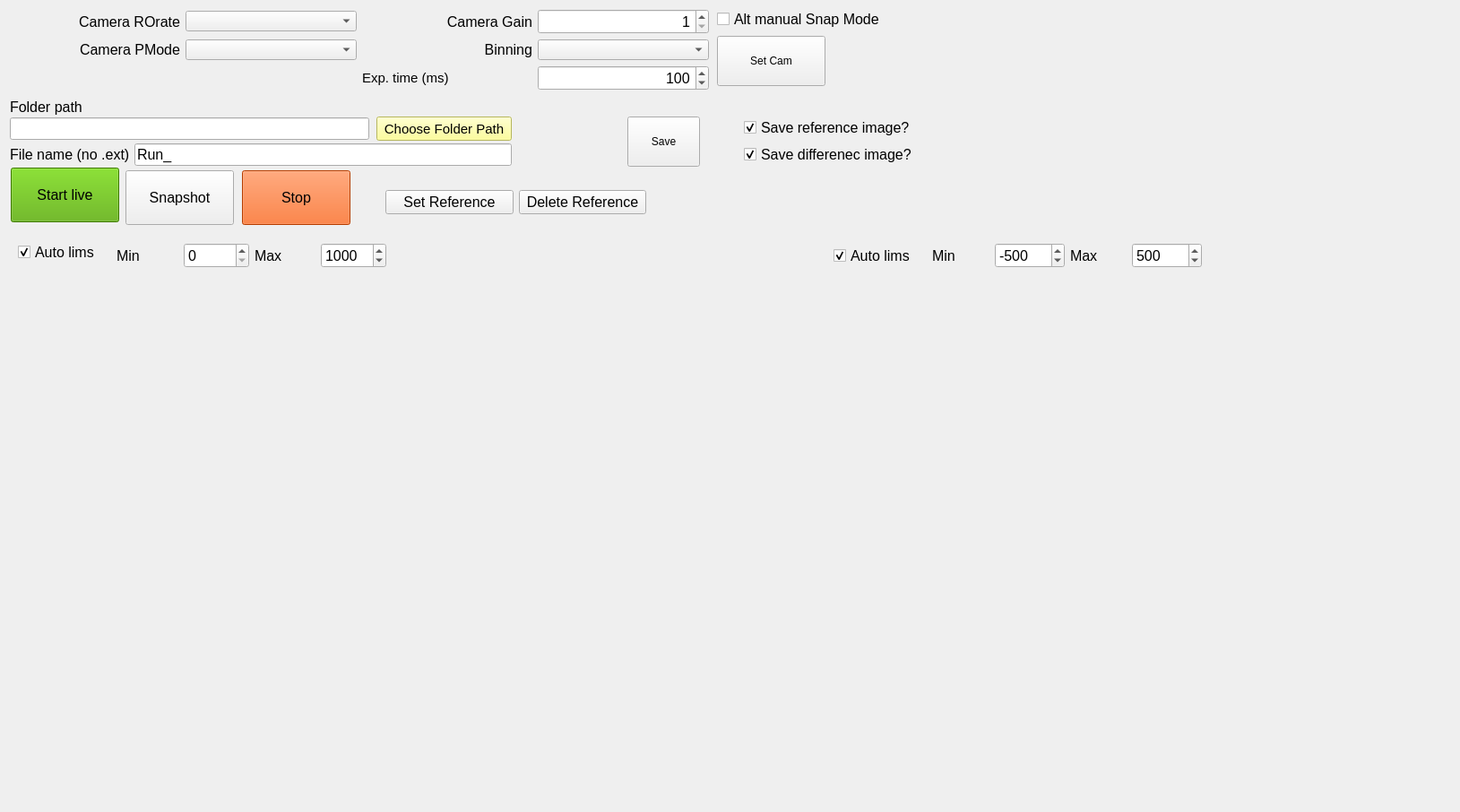
<?xml version="1.0" encoding="UTF-8"?>
<ui version="4.0">
 <class>Form</class>
 <widget class="QWidget" name="Form">
  <property name="geometry">
   <rect>
    <x>0</x>
    <y>0</y>
    <width>1629</width>
    <height>906</height>
   </rect>
  </property>
  <property name="windowTitle">
   <string>Hysteresis_Imaging_WL</string>
  </property>
  <widget class="QLineEdit" name="folder_edit">
   <property name="geometry">
    <rect>
     <x>11</x>
     <y>131</y>
     <width>401</width>
     <height>25</height>
    </rect>
   </property>
   <property name="font">
    <font>
     <pointsize>10</pointsize>
    </font>
   </property>
   <property name="text">
    <string/>
   </property>
   <property name="readOnly">
    <bool>false</bool>
   </property>
  </widget>
  <widget class="QLineEdit" name="FileName">
   <property name="geometry">
    <rect>
     <x>150</x>
     <y>160</y>
     <width>421</width>
     <height>25</height>
    </rect>
   </property>
   <property name="font">
    <font>
     <pointsize>12</pointsize>
    </font>
   </property>
   <property name="text">
    <string>Run_</string>
   </property>
  </widget>
  <widget class="QLabel" name="labelFilename">
   <property name="geometry">
    <rect>
     <x>11</x>
     <y>163</y>
     <width>141</width>
     <height>19</height>
    </rect>
   </property>
   <property name="font">
    <font>
     <pointsize>12</pointsize>
    </font>
   </property>
   <property name="text">
    <string>File name (no .ext)</string>
   </property>
  </widget>
  <widget class="QLabel" name="labelDirectory">
   <property name="geometry">
    <rect>
     <x>11</x>
     <y>110</y>
     <width>80</width>
     <height>19</height>
    </rect>
   </property>
   <property name="font">
    <font>
     <pointsize>12</pointsize>
    </font>
   </property>
   <property name="text">
    <string>Folder path</string>
   </property>
  </widget>
  <widget class="QPushButton" name="folderButton">
   <property name="geometry">
    <rect>
     <x>420</x>
     <y>130</y>
     <width>151</width>
     <height>27</height>
    </rect>
   </property>
   <property name="palette">
    <palette>
     <active>
      <colorrole role="WindowText">
       <brush brushstyle="SolidPattern">
        <color alpha="255">
         <red>0</red>
         <green>0</green>
         <blue>0</blue>
        </color>
       </brush>
      </colorrole>
      <colorrole role="Button">
       <brush brushstyle="SolidPattern">
        <color alpha="255">
         <red>255</red>
         <green>255</green>
         <blue>127</blue>
        </color>
       </brush>
      </colorrole>
      <colorrole role="Light">
       <brush brushstyle="SolidPattern">
        <color alpha="255">
         <red>255</red>
         <green>255</green>
         <blue>255</blue>
        </color>
       </brush>
      </colorrole>
      <colorrole role="Midlight">
       <brush brushstyle="SolidPattern">
        <color alpha="255">
         <red>255</red>
         <green>255</green>
         <blue>191</blue>
        </color>
       </brush>
      </colorrole>
      <colorrole role="Dark">
       <brush brushstyle="SolidPattern">
        <color alpha="255">
         <red>127</red>
         <green>127</green>
         <blue>63</blue>
        </color>
       </brush>
      </colorrole>
      <colorrole role="Mid">
       <brush brushstyle="SolidPattern">
        <color alpha="255">
         <red>170</red>
         <green>170</green>
         <blue>84</blue>
        </color>
       </brush>
      </colorrole>
      <colorrole role="Text">
       <brush brushstyle="SolidPattern">
        <color alpha="255">
         <red>0</red>
         <green>0</green>
         <blue>0</blue>
        </color>
       </brush>
      </colorrole>
      <colorrole role="BrightText">
       <brush brushstyle="SolidPattern">
        <color alpha="255">
         <red>255</red>
         <green>255</green>
         <blue>255</blue>
        </color>
       </brush>
      </colorrole>
      <colorrole role="ButtonText">
       <brush brushstyle="SolidPattern">
        <color alpha="255">
         <red>0</red>
         <green>0</green>
         <blue>0</blue>
        </color>
       </brush>
      </colorrole>
      <colorrole role="Base">
       <brush brushstyle="SolidPattern">
        <color alpha="255">
         <red>255</red>
         <green>255</green>
         <blue>255</blue>
        </color>
       </brush>
      </colorrole>
      <colorrole role="Window">
       <brush brushstyle="SolidPattern">
        <color alpha="255">
         <red>255</red>
         <green>255</green>
         <blue>127</blue>
        </color>
       </brush>
      </colorrole>
      <colorrole role="Shadow">
       <brush brushstyle="SolidPattern">
        <color alpha="255">
         <red>0</red>
         <green>0</green>
         <blue>0</blue>
        </color>
       </brush>
      </colorrole>
      <colorrole role="AlternateBase">
       <brush brushstyle="SolidPattern">
        <color alpha="255">
         <red>255</red>
         <green>255</green>
         <blue>191</blue>
        </color>
       </brush>
      </colorrole>
      <colorrole role="ToolTipBase">
       <brush brushstyle="SolidPattern">
        <color alpha="255">
         <red>255</red>
         <green>255</green>
         <blue>220</blue>
        </color>
       </brush>
      </colorrole>
      <colorrole role="ToolTipText">
       <brush brushstyle="SolidPattern">
        <color alpha="255">
         <red>0</red>
         <green>0</green>
         <blue>0</blue>
        </color>
       </brush>
      </colorrole>
     </active>
     <inactive>
      <colorrole role="WindowText">
       <brush brushstyle="SolidPattern">
        <color alpha="255">
         <red>0</red>
         <green>0</green>
         <blue>0</blue>
        </color>
       </brush>
      </colorrole>
      <colorrole role="Button">
       <brush brushstyle="SolidPattern">
        <color alpha="255">
         <red>255</red>
         <green>255</green>
         <blue>127</blue>
        </color>
       </brush>
      </colorrole>
      <colorrole role="Light">
       <brush brushstyle="SolidPattern">
        <color alpha="255">
         <red>255</red>
         <green>255</green>
         <blue>255</blue>
        </color>
       </brush>
      </colorrole>
      <colorrole role="Midlight">
       <brush brushstyle="SolidPattern">
        <color alpha="255">
         <red>255</red>
         <green>255</green>
         <blue>191</blue>
        </color>
       </brush>
      </colorrole>
      <colorrole role="Dark">
       <brush brushstyle="SolidPattern">
        <color alpha="255">
         <red>127</red>
         <green>127</green>
         <blue>63</blue>
        </color>
       </brush>
      </colorrole>
      <colorrole role="Mid">
       <brush brushstyle="SolidPattern">
        <color alpha="255">
         <red>170</red>
         <green>170</green>
         <blue>84</blue>
        </color>
       </brush>
      </colorrole>
      <colorrole role="Text">
       <brush brushstyle="SolidPattern">
        <color alpha="255">
         <red>0</red>
         <green>0</green>
         <blue>0</blue>
        </color>
       </brush>
      </colorrole>
      <colorrole role="BrightText">
       <brush brushstyle="SolidPattern">
        <color alpha="255">
         <red>255</red>
         <green>255</green>
         <blue>255</blue>
        </color>
       </brush>
      </colorrole>
      <colorrole role="ButtonText">
       <brush brushstyle="SolidPattern">
        <color alpha="255">
         <red>0</red>
         <green>0</green>
         <blue>0</blue>
        </color>
       </brush>
      </colorrole>
      <colorrole role="Base">
       <brush brushstyle="SolidPattern">
        <color alpha="255">
         <red>255</red>
         <green>255</green>
         <blue>255</blue>
        </color>
       </brush>
      </colorrole>
      <colorrole role="Window">
       <brush brushstyle="SolidPattern">
        <color alpha="255">
         <red>255</red>
         <green>255</green>
         <blue>127</blue>
        </color>
       </brush>
      </colorrole>
      <colorrole role="Shadow">
       <brush brushstyle="SolidPattern">
        <color alpha="255">
         <red>0</red>
         <green>0</green>
         <blue>0</blue>
        </color>
       </brush>
      </colorrole>
      <colorrole role="AlternateBase">
       <brush brushstyle="SolidPattern">
        <color alpha="255">
         <red>255</red>
         <green>255</green>
         <blue>191</blue>
        </color>
       </brush>
      </colorrole>
      <colorrole role="ToolTipBase">
       <brush brushstyle="SolidPattern">
        <color alpha="255">
         <red>255</red>
         <green>255</green>
         <blue>220</blue>
        </color>
       </brush>
      </colorrole>
      <colorrole role="ToolTipText">
       <brush brushstyle="SolidPattern">
        <color alpha="255">
         <red>0</red>
         <green>0</green>
         <blue>0</blue>
        </color>
       </brush>
      </colorrole>
     </inactive>
     <disabled>
      <colorrole role="WindowText">
       <brush brushstyle="SolidPattern">
        <color alpha="255">
         <red>127</red>
         <green>127</green>
         <blue>63</blue>
        </color>
       </brush>
      </colorrole>
      <colorrole role="Button">
       <brush brushstyle="SolidPattern">
        <color alpha="255">
         <red>255</red>
         <green>255</green>
         <blue>127</blue>
        </color>
       </brush>
      </colorrole>
      <colorrole role="Light">
       <brush brushstyle="SolidPattern">
        <color alpha="255">
         <red>255</red>
         <green>255</green>
         <blue>255</blue>
        </color>
       </brush>
      </colorrole>
      <colorrole role="Midlight">
       <brush brushstyle="SolidPattern">
        <color alpha="255">
         <red>255</red>
         <green>255</green>
         <blue>191</blue>
        </color>
       </brush>
      </colorrole>
      <colorrole role="Dark">
       <brush brushstyle="SolidPattern">
        <color alpha="255">
         <red>127</red>
         <green>127</green>
         <blue>63</blue>
        </color>
       </brush>
      </colorrole>
      <colorrole role="Mid">
       <brush brushstyle="SolidPattern">
        <color alpha="255">
         <red>170</red>
         <green>170</green>
         <blue>84</blue>
        </color>
       </brush>
      </colorrole>
      <colorrole role="Text">
       <brush brushstyle="SolidPattern">
        <color alpha="255">
         <red>127</red>
         <green>127</green>
         <blue>63</blue>
        </color>
       </brush>
      </colorrole>
      <colorrole role="BrightText">
       <brush brushstyle="SolidPattern">
        <color alpha="255">
         <red>255</red>
         <green>255</green>
         <blue>255</blue>
        </color>
       </brush>
      </colorrole>
      <colorrole role="ButtonText">
       <brush brushstyle="SolidPattern">
        <color alpha="255">
         <red>127</red>
         <green>127</green>
         <blue>63</blue>
        </color>
       </brush>
      </colorrole>
      <colorrole role="Base">
       <brush brushstyle="SolidPattern">
        <color alpha="255">
         <red>255</red>
         <green>255</green>
         <blue>127</blue>
        </color>
       </brush>
      </colorrole>
      <colorrole role="Window">
       <brush brushstyle="SolidPattern">
        <color alpha="255">
         <red>255</red>
         <green>255</green>
         <blue>127</blue>
        </color>
       </brush>
      </colorrole>
      <colorrole role="Shadow">
       <brush brushstyle="SolidPattern">
        <color alpha="255">
         <red>0</red>
         <green>0</green>
         <blue>0</blue>
        </color>
       </brush>
      </colorrole>
      <colorrole role="AlternateBase">
       <brush brushstyle="SolidPattern">
        <color alpha="255">
         <red>255</red>
         <green>255</green>
         <blue>127</blue>
        </color>
       </brush>
      </colorrole>
      <colorrole role="ToolTipBase">
       <brush brushstyle="SolidPattern">
        <color alpha="255">
         <red>255</red>
         <green>255</green>
         <blue>220</blue>
        </color>
       </brush>
      </colorrole>
      <colorrole role="ToolTipText">
       <brush brushstyle="SolidPattern">
        <color alpha="255">
         <red>0</red>
         <green>0</green>
         <blue>0</blue>
        </color>
       </brush>
      </colorrole>
     </disabled>
    </palette>
   </property>
   <property name="font">
    <font>
     <pointsize>11</pointsize>
    </font>
   </property>
   <property name="text">
    <string>Choose Folder Path</string>
   </property>
  </widget>
  <widget class="QWidget" name="layoutWidget">
   <property name="geometry">
    <rect>
     <x>10</x>
     <y>10</y>
     <width>781</width>
     <height>91</height>
    </rect>
   </property>
   <layout class="QGridLayout" name="gridLayout_2">
    <item row="3" column="3">
     <widget class="QLabel" name="labelExpTime">
      <property name="font">
       <font>
        <pointsize>11</pointsize>
       </font>
      </property>
      <property name="text">
       <string>Exp. time (ms)</string>
      </property>
     </widget>
    </item>
    <item row="3" column="4">
     <widget class="QSpinBox" name="ExpTime">
      <property name="font">
       <font>
        <pointsize>12</pointsize>
       </font>
      </property>
      <property name="layoutDirection">
       <enum>Qt::LeftToRight</enum>
      </property>
      <property name="alignment">
       <set>Qt::AlignRight|Qt::AlignTrailing|Qt::AlignVCenter</set>
      </property>
      <property name="maximum">
       <number>3600000</number>
      </property>
      <property name="value">
       <number>100</number>
      </property>
     </widget>
    </item>
    <item row="3" column="0">
     <widget class="QLabel" name="Current_Mag">
      <property name="text">
       <string/>
      </property>
     </widget>
    </item>
    <item row="0" column="0">
     <widget class="QLabel" name="ROrateLabel">
      <property name="font">
       <font>
        <pointsize>12</pointsize>
       </font>
      </property>
      <property name="text">
       <string>Camera ROrate</string>
      </property>
      <property name="textFormat">
       <enum>Qt::PlainText</enum>
      </property>
      <property name="alignment">
       <set>Qt::AlignRight|Qt::AlignTrailing|Qt::AlignVCenter</set>
      </property>
     </widget>
    </item>
    <item row="0" column="1">
     <widget class="QComboBox" name="ROrateComboBox">
      <property name="font">
       <font>
        <pointsize>10</pointsize>
       </font>
      </property>
      <property name="currentIndex">
       <number>-1</number>
      </property>
     </widget>
    </item>
    <item row="1" column="1">
     <widget class="QComboBox" name="pModeComboBox">
      <property name="font">
       <font>
        <pointsize>10</pointsize>
       </font>
      </property>
      <property name="currentIndex">
       <number>-1</number>
      </property>
     </widget>
    </item>
    <item row="1" column="0">
     <widget class="QLabel" name="PModeLabel">
      <property name="font">
       <font>
        <pointsize>12</pointsize>
       </font>
      </property>
      <property name="text">
       <string>Camera PMode</string>
      </property>
      <property name="textFormat">
       <enum>Qt::PlainText</enum>
      </property>
      <property name="alignment">
       <set>Qt::AlignRight|Qt::AlignTrailing|Qt::AlignVCenter</set>
      </property>
     </widget>
    </item>
    <item row="0" column="3">
     <widget class="QLabel" name="gain_label">
      <property name="font">
       <font>
        <pointsize>12</pointsize>
       </font>
      </property>
      <property name="text">
       <string>Camera Gain</string>
      </property>
      <property name="alignment">
       <set>Qt::AlignRight|Qt::AlignTrailing|Qt::AlignVCenter</set>
      </property>
     </widget>
    </item>
    <item row="0" column="4">
     <widget class="QSpinBox" name="gain_spinBox">
      <property name="font">
       <font>
        <pointsize>12</pointsize>
       </font>
      </property>
      <property name="alignment">
       <set>Qt::AlignRight|Qt::AlignTrailing|Qt::AlignVCenter</set>
      </property>
      <property name="minimum">
       <number>1</number>
      </property>
      <property name="maximum">
       <number>2</number>
      </property>
     </widget>
    </item>
    <item row="1" column="3">
     <widget class="QLabel" name="labelBinning">
      <property name="font">
       <font>
        <pointsize>12</pointsize>
       </font>
      </property>
      <property name="text">
       <string>Binning</string>
      </property>
      <property name="alignment">
       <set>Qt::AlignRight|Qt::AlignTrailing|Qt::AlignVCenter</set>
      </property>
     </widget>
    </item>
    <item row="1" column="4">
     <widget class="QComboBox" name="binningComboBox">
      <property name="font">
       <font>
        <pointsize>10</pointsize>
       </font>
      </property>
      <property name="currentIndex">
       <number>-1</number>
      </property>
     </widget>
    </item>
   </layout>
  </widget>
  <widget class="QPushButton" name="save_Button">
   <property name="geometry">
    <rect>
     <x>700</x>
     <y>130</y>
     <width>81</width>
     <height>56</height>
    </rect>
   </property>
   <property name="text">
    <string>Save</string>
   </property>
  </widget>
  <widget class="ImageView" name="Image_view" native="true">
   <property name="geometry">
    <rect>
     <x>10</x>
     <y>310</y>
     <width>900</width>
     <height>700</height>
    </rect>
   </property>
   <property name="sizePolicy">
    <sizepolicy hsizetype="Maximum" vsizetype="Maximum">
     <horstretch>1</horstretch>
     <verstretch>1</verstretch>
    </sizepolicy>
   </property>
  </widget>
  <widget class="QPushButton" name="SetCam_button">
   <property name="geometry">
    <rect>
     <x>800</x>
     <y>40</y>
     <width>121</width>
     <height>56</height>
    </rect>
   </property>
   <property name="text">
    <string>Set Cam</string>
   </property>
  </widget>
  <widget class="QWidget" name="horizontalLayoutWidget">
   <property name="geometry">
    <rect>
     <x>430</x>
     <y>190</y>
     <width>291</width>
     <height>71</height>
    </rect>
   </property>
   <layout class="QHBoxLayout" name="horizontalLayout_3">
    <item>
     <widget class="QPushButton" name="Set_Ref_button">
      <property name="enabled">
       <bool>true</bool>
      </property>
      <property name="font">
       <font>
        <pointsize>12</pointsize>
       </font>
      </property>
      <property name="text">
       <string>Set Reference</string>
      </property>
     </widget>
    </item>
    <item>
     <widget class="QPushButton" name="remove_ref_button">
      <property name="enabled">
       <bool>true</bool>
      </property>
      <property name="font">
       <font>
        <pointsize>12</pointsize>
       </font>
      </property>
      <property name="text">
       <string>Delete Reference</string>
      </property>
     </widget>
    </item>
   </layout>
  </widget>
  <widget class="QCheckBox" name="SnapMode_checkBox">
   <property name="geometry">
    <rect>
     <x>800</x>
     <y>10</y>
     <width>183</width>
     <height>23</height>
    </rect>
   </property>
   <property name="font">
    <font>
     <pointsize>12</pointsize>
    </font>
   </property>
   <property name="text">
    <string>Alt manual Snap Mode</string>
   </property>
  </widget>
  <widget class="QPushButton" name="Take_snap_button">
   <property name="enabled">
    <bool>true</bool>
   </property>
   <property name="geometry">
    <rect>
     <x>140</x>
     <y>190</y>
     <width>121</width>
     <height>61</height>
    </rect>
   </property>
   <property name="font">
    <font>
     <pointsize>12</pointsize>
    </font>
   </property>
   <property name="text">
    <string>Snapshot</string>
   </property>
  </widget>
  <widget class="QPushButton" name="StartButton">
   <property name="geometry">
    <rect>
     <x>12</x>
     <y>187</y>
     <width>121</width>
     <height>61</height>
    </rect>
   </property>
   <property name="font">
    <font>
     <pointsize>12</pointsize>
    </font>
   </property>
   <property name="contextMenuPolicy">
    <enum>Qt::DefaultContextMenu</enum>
   </property>
   <property name="styleSheet">
    <string notr="true">background-color: rgb(85, 170, 0);</string>
   </property>
   <property name="text">
    <string>Start live</string>
   </property>
  </widget>
  <widget class="QPushButton" name="StopButton">
   <property name="geometry">
    <rect>
     <x>270</x>
     <y>190</y>
     <width>121</width>
     <height>61</height>
    </rect>
   </property>
   <property name="font">
    <font>
     <pointsize>12</pointsize>
    </font>
   </property>
   <property name="styleSheet">
    <string notr="true">background-color: rgb(255, 85, 0);</string>
   </property>
   <property name="text">
    <string>Stop</string>
   </property>
  </widget>
  <widget class="ImageView" name="Diff_view" native="true">
   <property name="geometry">
    <rect>
     <x>920</x>
     <y>310</y>
     <width>900</width>
     <height>700</height>
    </rect>
   </property>
   <property name="sizePolicy">
    <sizepolicy hsizetype="Maximum" vsizetype="Maximum">
     <horstretch>1</horstretch>
     <verstretch>1</verstretch>
    </sizepolicy>
   </property>
  </widget>
  <widget class="QCheckBox" name="refAutoLims_checkBox">
   <property name="geometry">
    <rect>
     <x>20</x>
     <y>266</y>
     <width>101</width>
     <height>31</height>
    </rect>
   </property>
   <property name="font">
    <font>
     <pointsize>12</pointsize>
    </font>
   </property>
   <property name="text">
    <string>Auto lims</string>
   </property>
   <property name="checked">
    <bool>true</bool>
   </property>
  </widget>
  <widget class="QCheckBox" name="diffAutoLims_checkBox">
   <property name="geometry">
    <rect>
     <x>930</x>
     <y>270</y>
     <width>101</width>
     <height>31</height>
    </rect>
   </property>
   <property name="font">
    <font>
     <pointsize>12</pointsize>
    </font>
   </property>
   <property name="text">
    <string>Auto lims</string>
   </property>
   <property name="checked">
    <bool>true</bool>
   </property>
  </widget>
  <widget class="QWidget" name="layoutWidget_2">
   <property name="geometry">
    <rect>
     <x>1040</x>
     <y>270</y>
     <width>301</width>
     <height>31</height>
    </rect>
   </property>
   <layout class="QHBoxLayout" name="horizontalLayout_2">
    <item>
     <widget class="QLabel" name="label_3">
      <property name="font">
       <font>
        <pointsize>12</pointsize>
       </font>
      </property>
      <property name="text">
       <string>Min</string>
      </property>
     </widget>
    </item>
    <item>
     <widget class="QSpinBox" name="diffMinInt_spinBox">
      <property name="font">
       <font>
        <pointsize>12</pointsize>
       </font>
      </property>
      <property name="minimum">
       <number>-65535</number>
      </property>
      <property name="maximum">
       <number>65535</number>
      </property>
      <property name="value">
       <number>-500</number>
      </property>
     </widget>
    </item>
    <item>
     <widget class="QLabel" name="label_4">
      <property name="font">
       <font>
        <pointsize>12</pointsize>
       </font>
      </property>
      <property name="text">
       <string>Max</string>
      </property>
     </widget>
    </item>
    <item>
     <widget class="QSpinBox" name="diffMaxInt_spinBox">
      <property name="font">
       <font>
        <pointsize>12</pointsize>
       </font>
      </property>
      <property name="minimum">
       <number>-65535</number>
      </property>
      <property name="maximum">
       <number>65535</number>
      </property>
      <property name="value">
       <number>500</number>
      </property>
     </widget>
    </item>
   </layout>
  </widget>
  <widget class="QWidget" name="">
   <property name="geometry">
    <rect>
     <x>130</x>
     <y>270</y>
     <width>301</width>
     <height>31</height>
    </rect>
   </property>
   <layout class="QHBoxLayout" name="horizontalLayout">
    <item>
     <widget class="QLabel" name="label">
      <property name="font">
       <font>
        <pointsize>12</pointsize>
       </font>
      </property>
      <property name="text">
       <string>Min</string>
      </property>
     </widget>
    </item>
    <item>
     <widget class="QSpinBox" name="refMinInt_spinBox">
      <property name="font">
       <font>
        <pointsize>12</pointsize>
       </font>
      </property>
      <property name="maximum">
       <number>65535</number>
      </property>
     </widget>
    </item>
    <item>
     <widget class="QLabel" name="label_2">
      <property name="font">
       <font>
        <pointsize>12</pointsize>
       </font>
      </property>
      <property name="text">
       <string>Max</string>
      </property>
     </widget>
    </item>
    <item>
     <widget class="QSpinBox" name="refMaxInt_spinBox">
      <property name="font">
       <font>
        <pointsize>12</pointsize>
       </font>
      </property>
      <property name="maximum">
       <number>65535</number>
      </property>
      <property name="value">
       <number>1000</number>
      </property>
     </widget>
    </item>
   </layout>
  </widget>
  <widget class="QWidget" name="">
   <property name="geometry">
    <rect>
     <x>830</x>
     <y>130</y>
     <width>188</width>
     <height>54</height>
    </rect>
   </property>
   <layout class="QVBoxLayout" name="verticalLayout">
    <item>
     <widget class="QCheckBox" name="saveRef_checkBox">
      <property name="font">
       <font>
        <pointsize>12</pointsize>
       </font>
      </property>
      <property name="text">
       <string>Save reference image?</string>
      </property>
      <property name="checked">
       <bool>true</bool>
      </property>
     </widget>
    </item>
    <item>
     <widget class="QCheckBox" name="saveDiff_checkBox">
      <property name="font">
       <font>
        <pointsize>12</pointsize>
       </font>
      </property>
      <property name="text">
       <string>Save differenec image?</string>
      </property>
      <property name="checked">
       <bool>true</bool>
      </property>
     </widget>
    </item>
   </layout>
  </widget>
 </widget>
 <customwidgets>
  <customwidget>
   <class>ImageView</class>
   <extends>QWidget</extends>
   <header>pyqtgraph</header>
   <container>1</container>
  </customwidget>
 </customwidgets>
 <resources/>
 <connections/>
</ui>
